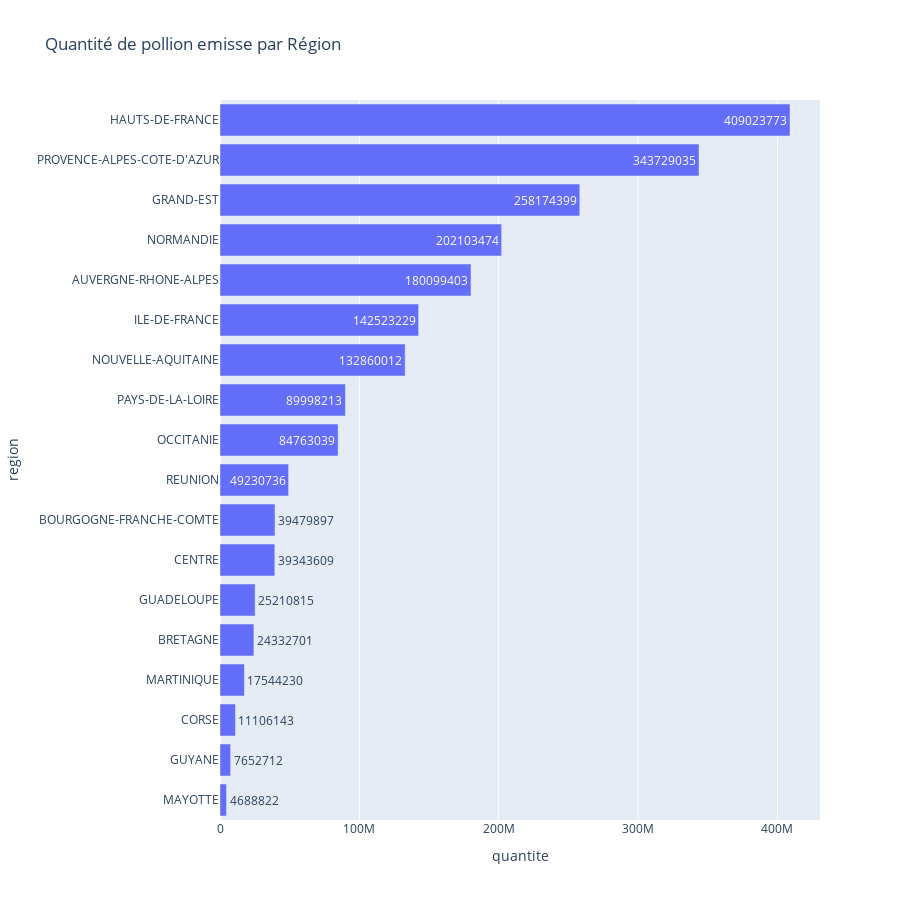

The notebook cell this image was saved under:
### Code cell
SumPol_Reg = dataEmissionQuant
df4 = pd.DataFrame(SumPol_Reg)
df4['region'] = df4.index
df4.index = np.arange(1,19)
df4_global = df4[['region','quantite']]
df4_global['quantite'] = round(df4_global['quantite'].map(lambda x : x / 100))
df4.index = np.arange(1,19)
figSumPol_Reg = px.bar(df4_global.sort_values('quantite',ascending=True),
             x='quantite',y='region',title='Quantité de pollution émisse par Région',text='quantite', height=900, orientation='h')
figSumPol_Reg.show()

### Figure 1 — Plotly figure (JSON) as saved in the notebook; plotly's stock layout.template omitted (floating-point values rounded to 4 significant figures)
{"data": [{"alignmentgroup": "True", "hovertemplate": "quantite=%{text}<br>region=%{y}<extra></extra>", "legendgroup": "", "marker": {"color": "#636efa"}, "name": "", "offsetgroup": "", "orientation": "h", "showlegend": false, "text": [4688822, 7652712, 11106143, 17544230, 24332701, 25210815, 39343609, 39479897, 49230736, 84763039, 89998213, 132860012, 142523229, 180099403, 202103474, 258174399, 343729035, 409023773], "textposition": "auto", "type": "bar", "x": [4688822, 7652712, 11106143, 17544230, 24332701, 25210815, 39343609, 39479897, 49230736, 84763039, 89998213, 132860012, 142523229, 180099403, 202103474, 258174399, 343729035, 409023773], "xaxis": "x", "y": ["MAYOTTE", "GUYANE", "CORSE", "MARTINIQUE", "BRETAGNE", "GUADELOUPE", "CENTRE", "BOURGOGNE-FRANCHE-COMTE", "REUNION", "OCCITANIE", "PAYS-DE-LA-LOIRE", "NOUVELLE-AQUITAINE", "ILE-DE-FRANCE", "AUVERGNE-RHONE-ALPES", "NORMANDIE", "GRAND-EST", "PROVENCE-ALPES-COTE-D'AZUR", "HAUTS-DE-FRANCE"], "yaxis": "y"}], "layout": {"barmode": "relative", "height": 900, "legend": {"tracegroupgap": 0}, "title": {"text": "Quantité de pollion emisse par Région"}, "xaxis": {"anchor": "y", "domain": [0, 1], "title": {"text": "quantite"}}, "yaxis": {"anchor": "x", "domain": [0, 1], "title": {"text": "region"}}}}
